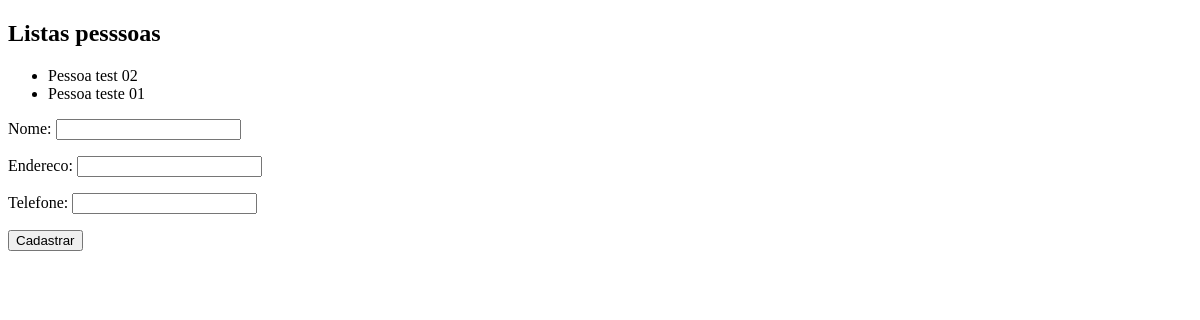
Page /core/pessoa/ on the earlier database version.
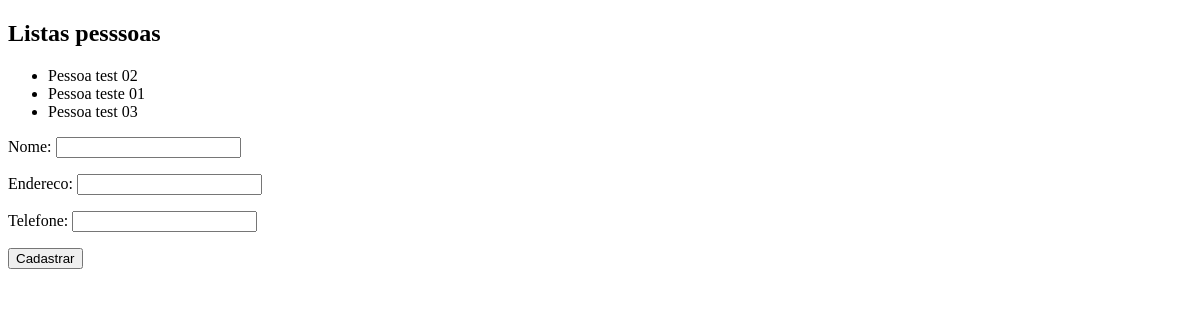
Same page on the later database version.
### core/models.py (models this page shows, shortened)
class Pessoa(models.Model):
    nome = models.CharField(max_length=100)
    endereco = models.CharField(max_length=200)
    telefone = models.CharField(max_length=20)

### core/views.py (the view)
# urls.py: path('pessoa/', lista_pessoas, name='core_lista_pessoas'),
def lista_pessoas(request):
    pessoas = Pessoa.objects.all()
    form = PessoaForm()  # Passando o valor do banco para a var form
    data = {'pessoa': pessoas, 'form': form}
    return render(request, 'core/listas_pessoas.html', data)

### core/form.py
class PessoaForm(ModelForm):
    class Meta:
        model = Pessoa  # Puxando o nome do modelo do banco
        fields = '__all__'  # Selecionando todos os campos do modelo Pessoa

### core/templates/core/listas_pessoas.html (shortened to what this page needs)
<!DOCTYPE html>
<html lang="en">
<head>
</head>
<body>
    <h2>Listas pesssoas</h2>
    <ul>
        {% for pessoas in pessoa%}
        <li>{{pessoas.nome}}</li>
        {% endfor %}
    </ul>
    <form action="{% url 'core_pessoa_novo' %}" method='POST'>
        {{form.as_p}}
        <button type='submit'>Cadastrar</button>
    </form>
</body>
</html>

Differences in the rows shown:
added Pessoa: nome "Pessoa test 03"
